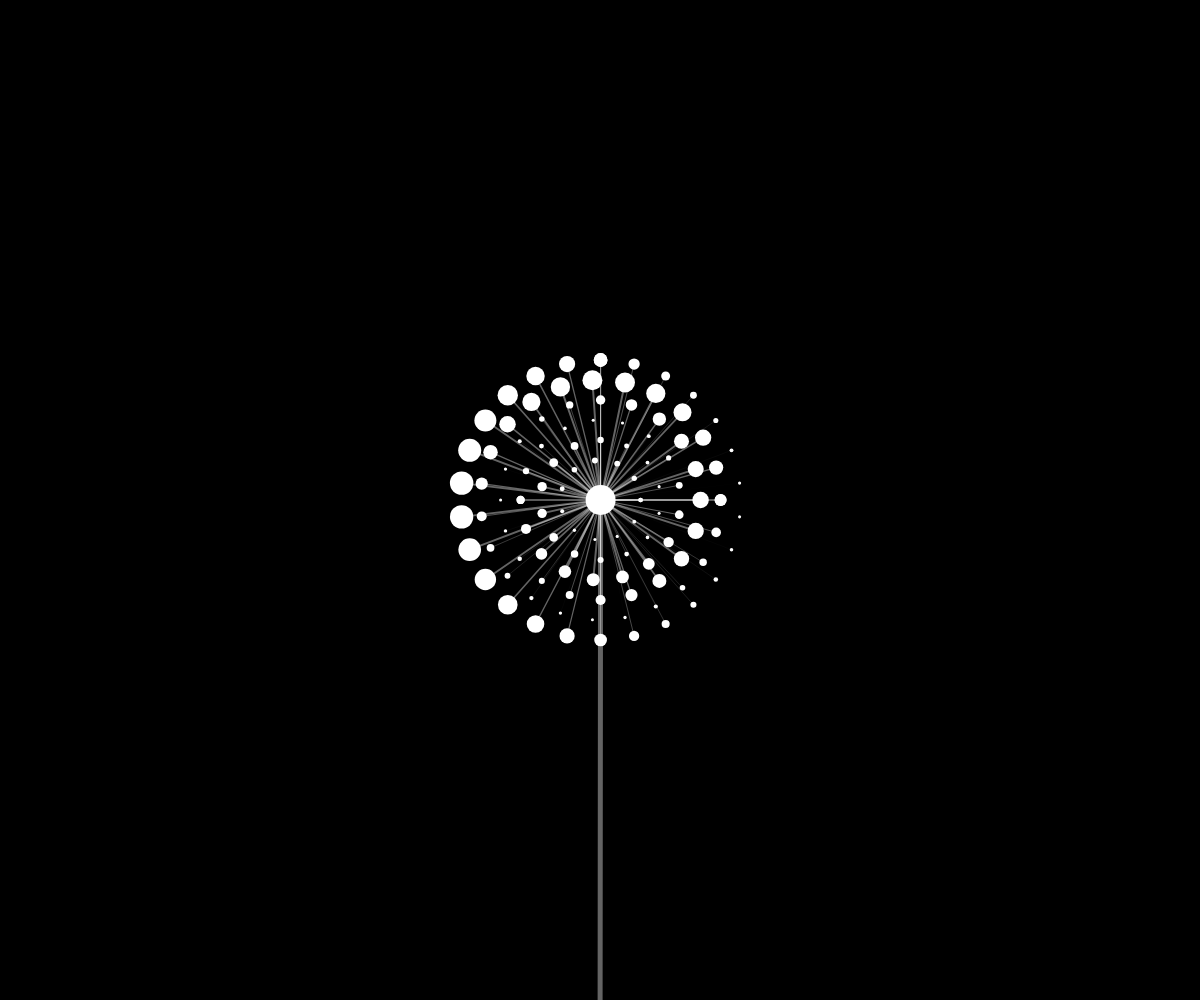
Frame 1 (no input)
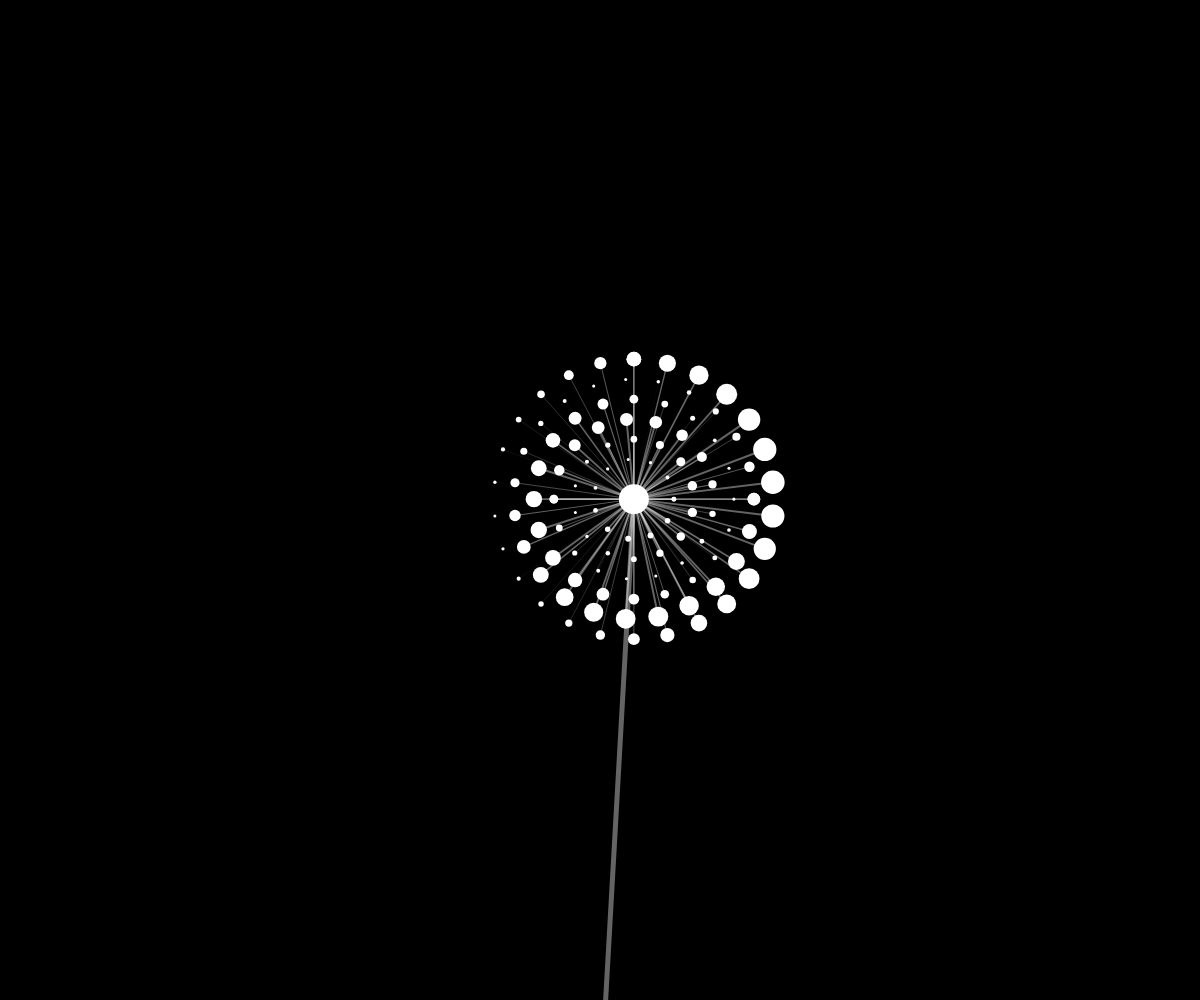
Frame 60 (no input)
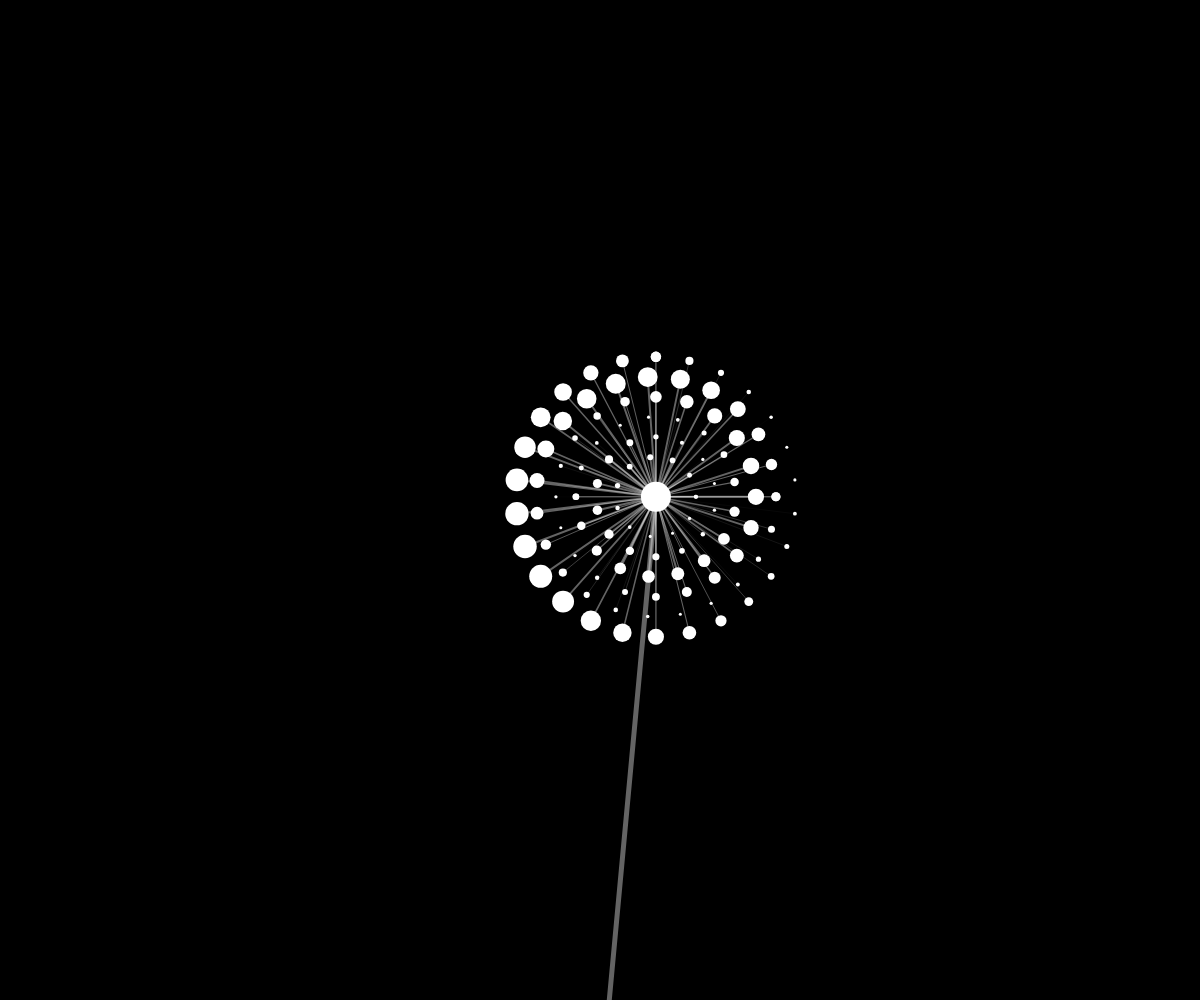
Frame 120 (the mouse pressed at the canvas centre since frame 60)

The p5.js sketch that drew these frames (run headless with seeded random() and noise() and a simulated clock; from frame 60 on, the mouse is pressed at the canvas centre):

// p5.js sketch
// ── sketch.js
function setup() {
  createCanvas(windowWidth, windowHeight);
}

function draw() {
  background(0);

  translate(width / 2, height / 2);
  push();
  fill(255);
  stroke(255, 100);
  strokeWeight(5);
  let x = map(sin(frameCount * 0.01), -1, 1, -60, 60);
  let y = map(cos(frameCount * 0.01), -1, 1, -10, 0);
  line(x, y, 0, 600);
  pop();

  for (let r = 0; r < 6; r++) {
    for (let i = 0; i < 2 * PI; i += (2 * PI) / (11 + r * 3)) {
      let x1 = x + sin((PI / 2) * (r + 1) + i) * (40 + r * 20);
      let y1 = y + cos((PI / 2) * (r + 1) + i) * (40 + r * 20);
      fill(255);
      stroke(255, 100);
      strokeWeight(map(sin(i + frameCount * 0.05), -1, 1, 0.01, 2));
      line(x1, y1, x, y);
      noStroke();

      circle(x1, y1, map(sin(i + frameCount * 0.05), -1, 1, 3, 6 + r * 3.5));
    }
  }
  circle(x, y, 30);
}
